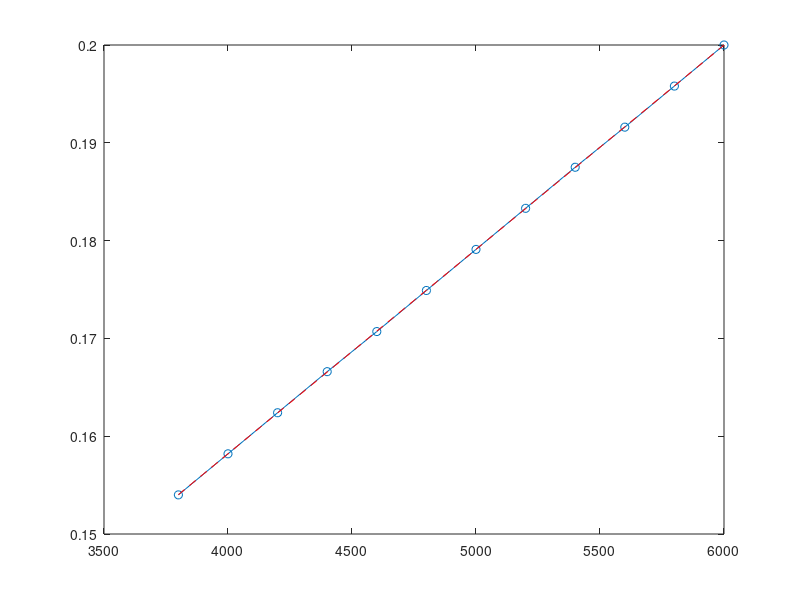

This figure's MATLAB source:
%liftfit
% x = [13.7 21.6 29.9 38.4 46.9 55.2 63.1 71.9 80.2 88.1];
% y = (20:2:60);
cl(1,1) = 0.100; cl(1,2) = 0.185; cl(1,3) = 0.245; cl(1,4)  = 0.200; cl(1,5)   = 0.173;
cl(1,6) = 0.153; cl(1,7) = 0.142; cl(1,8) = 0.136; cl(1,9)  = 0.128; cl(1,10)  = 0.128;
cl(2,1) = 0.200; cl(2,2) = 0.230; cl(2,3) = 0.261; cl(2,4)  = 0.208; cl(2,5)   = 0.179;
cl(2,6) = 0.161; cl(2,7) = 0.148; cl(2,8) = 0.1405; cl(2,9) = 0.132; cl(2,10)  = 0.132;
cl(3,1) = 0.261; cl(3,2) = 0.271; cl(3,3) = 0.271; cl(3,4)  = 0.218; cl(3,5)   = 0.190;
cl(3,6) = 0.167; cl(3,7) = 0.154; cl(3,8) = 0.145; cl(3,9)  = 0.1362; cl(3,10) = 0.1362;
cl(4,1) = 0.308; cl(4,2) = 0.300; cl(4,3) = 0.284; cl(4,4)  = 0.229; cl(4,5)  =  0.197;
cl(4,6) = 0.173; cl(4,7) = 0.161; cl(4,8) = 0.1495; cl(4,9) = 0.1403; cl(4,10) = 0.1403;
cl(5,1) = 0.342; cl(5,2) = 0.319; cl(5,3) = 0.293; cl(5,4)  = 0.237; cl(5,5)   = 0.203;
cl(5,6) = 0.179; cl(5,7) = 0.165; cl(5,8) = 0.1539; cl(5,9) = 0.1444; cl(5,10) = 0.1444;
cl(6,1) = 0.359; cl(6,2) = 0.335; cl(6,3) = 0.304; cl(6,4)  = 0.246; cl(6,5)   = 0.208;
cl(6,6) = 0.184; cl(6,7) = 0.167; cl(6,8) = 0.1584; cl(6,9) = 0.1485; cl(6,10) = 0.1468;
cl(7,1) = 0.372; cl(7,2) = 0.348; cl(7,3) = 0.316; cl(7,4)  = 0.258; cl(7,5)   = 0.2141;
cl(7,6) = 0.192; cl(7,7) = 0.174; cl(7,8) = 0.1628; cl(7,9) = 0.1526; cl(7,10) = 0.1486;
cl(8,1) = 0.383; cl(8,2) = 0.354; cl(8,3) = 0.322; cl(8,4)  = 0.266; cl(8,5)   = 0.2203;
cl(8,6) = 0.200; cl(8,7) = 0.181; cl(8,8) = 0.1673; cl(8,9) = 0.1567; cl(8,10) = 0.1504;
cl(9,1) = 0.387; cl(9,2) = 0.359; cl(9,3) = 0.327; cl(9,4)  = 0.274; cl(9,5)   = 0.2264;
cl(9,6) = 0.204; cl(9,7) = 0.185; cl(9,8) = 0.1718; cl(9,9) = 0.1608; cl(9,10) = 0.1522;
cl(10,1) = 0.394; cl(10,2) = 0.361; cl(10,3) = 0.333; cl(10,4)  = 0.280; cl(10,5)   = 0.2325;
cl(10,6) = 0.210; cl(10,7) = 0.192; cl(10,8) = 0.1763; cl(10,9) = 0.1649; cl(10,10) = 0.154;
cl(11,1) = 0.400; cl(11,2) = 0.364; cl(11,3) = 0.335; cl(11,4)  = 0.286; cl(11,5)   = 0.2387;
cl(11,6) = 0.215; cl(11,7) = 0.197; cl(11,8) = 0.1807; cl(11,9) = 0.169; cl(11,10)  = 0.1582;
cl(12,1) = 0.401; cl(12,2) = 0.370; cl(12,3) = 0.337; cl(12,4)  = 0.291; cl(12,5)   = 0.2448;
cl(12,6) = 0.221; cl(12,7) = 0.203; cl(12,8) = 0.1852; cl(12,9) = 0.1731; cl(12,10) = 0.1624;
cl(13,1) = 0.402; cl(13,2) = 0.374; cl(13,3) = 0.340; cl(13,4)  = 0.296; cl(13,5)   = 0.2509;
cl(13,6) = 0.224; cl(13,7) = 0.210; cl(13,8) = 0.1897; cl(13,9) = 0.1772; cl(13,10) = 0.1666;
cl(14,1) = 0.405; cl(14,2) = 0.379; cl(14,3) = 0.345; cl(14,4)  = 0.303; cl(14,5)   = 0.2571;
cl(14,6) = 0.230; cl(14,7) = 0.216; cl(14,8) = 0.1941; cl(14,9) = 0.1813; cl(14,10) = 0.1707;
cl(15,1) = 0.409; cl(15,2) = 0.385; cl(15,3) = 0.348; cl(15,4)  = 0.309; cl(15,5)   = 0.2632;
cl(15,6) = 0.236; cl(15,7) = 0.221; cl(15,8) = 0.1986; cl(15,9) = 0.1854; cl(15,10) = 0.1749;
cl(16,1) = 0.413; cl(16,2) = 0.391; cl(16,3) = 0.350; cl(16,4)  = 0.312; cl(16,5)   = 0.2693;
cl(16,6) = 0.241; cl(16,7) = 0.226; cl(16,8) = 0.2031; cl(16,9) = 0.1895; cl(16,10) = 0.1791;
cl(17,1) = 0.419; cl(17,2) = 0.394; cl(17,3) = 0.352; cl(17,4)  = 0.315; cl(17,5)   = 0.2755;
cl(17,6) = 0.247; cl(17,7) = 0.230; cl(17,8) = 0.2076; cl(17,9) = 0.1936; cl(17,10) = 0.1833;
cl(18,1) = 0.427; cl(18,2) = 0.400; cl(18,3) = 0.355; cl(18,4)  = 0.319; cl(18,5)   = 0.2816;
cl(18,6) = 0.253; cl(18,7) = 0.235; cl(18,8) = 0.212; cl(18,9)  = 0.1977; cl(18,10) = 0.1875;
cl(19,1) = 0.438; cl(19,2) = 0.407; cl(19,3) = 0.361; cl(19,4)  = 0.322; cl(19,5)   = 0.2877;
cl(19,6) = 0.258; cl(19,7) = 0.239; cl(19,8) = 0.2165; cl(19,9) = 0.2018; cl(19,10) = 0.1916;
cl(20,1) = 0.448; cl(20,2) = 0.414; cl(20,3) = 0.367; cl(20,4)  = 0.331; cl(20,5)   = 0.2938;
cl(20,6) = 0.261; cl(20,7) = 0.245; cl(20,8) = 0.221; cl(20,9)  = 0.2059; cl(20,10) = 0.1958;
cl(21,1) = 0.465; cl(21,2) = 0.423; cl(21,3) = 0.372; cl(21,4)  = 0.339; cl(21,5)   = 0.300;
cl(21,6) = 0.266; cl(21,7) = 0.250; cl(21,8) = 0.2254; cl(21,9) = 0.210; cl(21,10)  = 0.200;
start = 3800; stopp = 6000;
n1 = start/200 -9; n2 = stopp/200 - 9;
yy = cl(n1:n2,10);

xx = (start:200:stopp)';
n = 1;
p = polyfit(xx,yy,n);
xi = linspace(start,stopp);
yi = polyval(p,xi);
plot(xx,yy,'-o',xi,yi,'r--');
